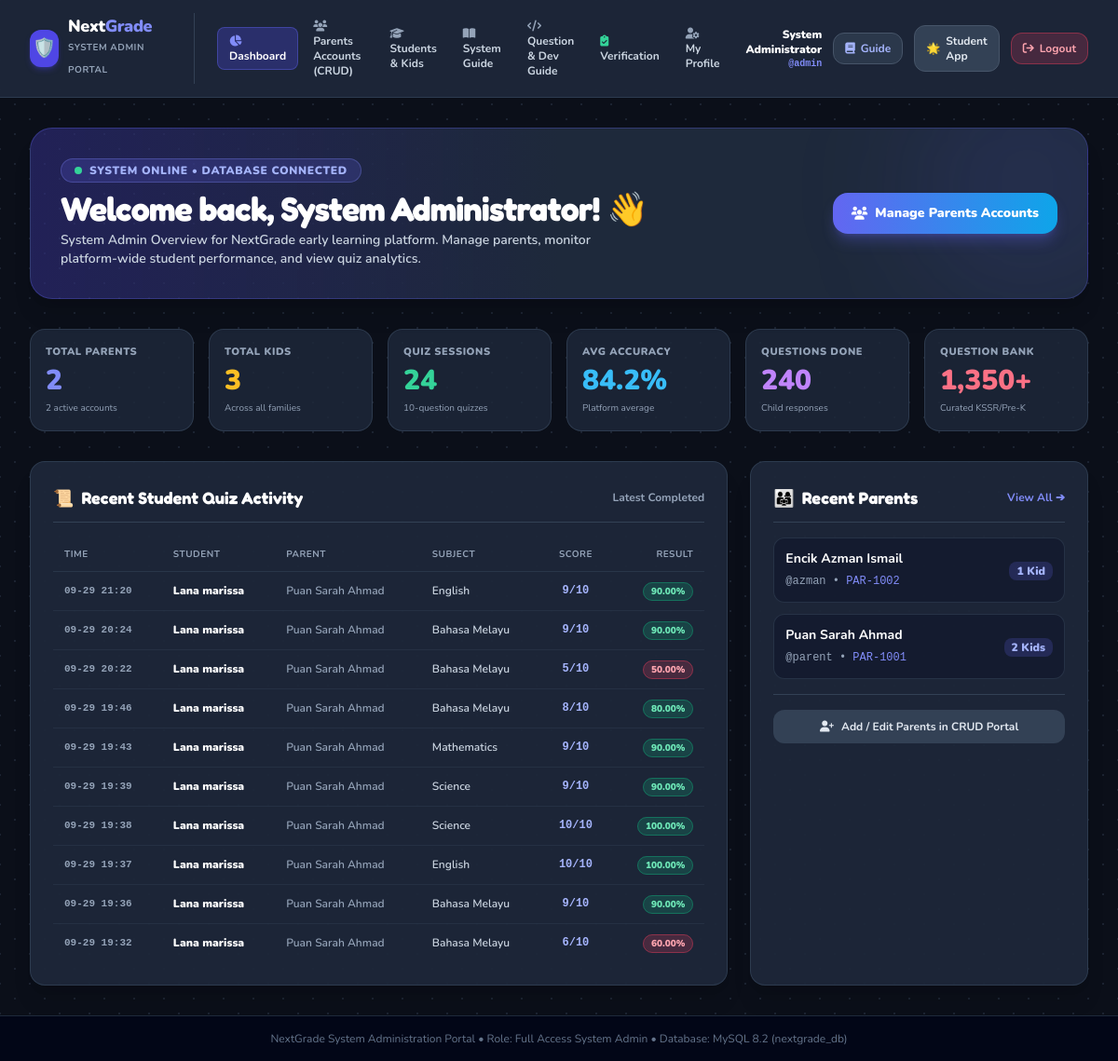
The page /admin/index.php (signed in) on the database its author committed.
### tables this page shows
CREATE TABLE IF NOT EXISTS `quiz_sessions` (
  `id` INT AUTO_INCREMENT PRIMARY KEY,
  `student_id` INT DEFAULT NULL,
  `student_name` VARCHAR(100) NOT NULL,
  `subject_id` VARCHAR(50) DEFAULT NULL,
  `topic_id` VARCHAR(50) DEFAULT NULL,
  `total_questions` INT DEFAULT 10,
  `score` INT DEFAULT 0,
  `percentage` DECIMAL(5,2) DEFAULT 0.00,
  `time_spent_seconds` INT DEFAULT 0,
  `completed_at` DATETIME DEFAULT CURRENT_TIMESTAMP,
  INDEX `idx_session_student` (`student_id`),
  INDEX `idx_session_date` (`completed_at`)
);

CREATE TABLE IF NOT EXISTS `parents` (
  `id` INT AUTO_INCREMENT PRIMARY KEY,
  `parent_code` VARCHAR(30) UNIQUE NOT NULL,
  `username` VARCHAR(50) UNIQUE NOT NULL,
  `password_hash` VARCHAR(255) NOT NULL,
  `full_name` VARCHAR(100) NOT NULL,
  `email` VARCHAR(100) UNIQUE NOT NULL,
  `phone` VARCHAR(30) DEFAULT NULL,
  `status` ENUM('active', 'inactive') DEFAULT 'active',
  `created_at` DATETIME DEFAULT CURRENT_TIMESTAMP,
  `last_login` DATETIME DEFAULT NULL
);

CREATE TABLE IF NOT EXISTS `subjects` (
  `id` VARCHAR(50) PRIMARY KEY,
  `name` VARCHAR(100) NOT NULL,
  `title_native` VARCHAR(100) NOT NULL,
  `description` TEXT,
  `icon` VARCHAR(50) NOT NULL,
  `theme_gradient` VARCHAR(100) NOT NULL,
  `accent_color` VARCHAR(50) NOT NULL,
  `sort_order` INT DEFAULT 0,
  `grade_level` VARCHAR(50) DEFAULT 'Kindergarten 3 (KG3)'
);

### auth_helper.php (called while the page is built, shortened)
<?php
function isAdminLoggedIn(): bool {
    return !empty($_SESSION['admin_id']) && !empty($_SESSION['admin_username']);
}
function getAdminUser(): ?array {
    return [
        'id' => $_SESSION['admin_id'],
        'username' => $_SESSION['admin_username'],
        'full_name' => $_SESSION['admin_full_name'] ?? 'Administrator',
        'email' => $_SESSION['admin_email'] ?? ''
    ];
}

### admin/index.php (the view, shortened to what this page needs)
<?php
require_once __DIR__ . '/../auth_helper.php';
$admin = getAdminUser();
$totalParents = (int)$pdo->query("SELECT COUNT(*) FROM parents")->fetchColumn();
$activeParents = (int)$pdo->query("SELECT COUNT(*) FROM parents WHERE status = 'active'")->fetchColumn();
$totalStudents = (int)$pdo->query("SELECT COUNT(*) FROM students")->fetchColumn();
$totalSessions = (int)$pdo->query("SELECT COUNT(*) FROM quiz_sessions")->fetchColumn();
$avgAccuracy = (float)$pdo->query("SELECT COALESCE(AVG(percentage), 0) FROM quiz_sessions")->fetchColumn();
$totalQuestionsAns = (int)$pdo->query("SELECT COALESCE(SUM(total_questions), 0) FROM quiz_sessions")->fetchColumn();
$recentSessions = $pdo->query("
    SELECT qs.*, s.name as student_full_name, p.full_name as parent_full_name, sub.name as subject_name
    FROM quiz_sessions qs
    LEFT JOIN students s ON s.id = qs.student_id
    LEFT JOIN parents p ON p.id = s.parent_id
    LEFT JOIN subjects sub ON sub.id = qs.subject_id
    ORDER BY qs.completed_at DESC
    LIMIT 10
")->fetchAll();
$recentParents = $pdo->query("
    SELECT p.*, COUNT(s.id) as kids_count
    FROM parents p
    LEFT JOIN students s ON s.parent_id = p.id
    GROUP BY p.id
    ORDER BY p.id DESC
    LIMIT 5
")->fetchAll();
?>
<!DOCTYPE html>
<html lang="en">
<head>
  <script src="https://cdn.tailwindcss.com"></script>
  <link rel="stylesheet" href="../css/app.css?v=2">
  <link rel="stylesheet" href="https://cdnjs.cloudflare.com/ajax/libs/font-awesome/6.4.0/css/all.min.css">
</head>
<body class="admin-dark min-h-screen bg-slate-900 text-slate-100 flex flex-col">
  <header class="bg-slate-800/90 backdrop-blur-md border-b border-slate-700/80 sticky top-0 z-30 px-4 md:px-8 py-3.5">
    <div class="max-w-7xl mx-auto flex items-center justify-between gap-4">
      <div class="flex items-center gap-3">
        <a href="index.php" class="flex items-center gap-2.5">
          <div class="w-10 h-10 rounded-xl bg-indigo-600 flex items-center justify-center text-white text-xl shadow-md shadow-indigo-600/30">
            🛡️
          </div>
          <div>
            <span class="text-lg font-black tracking-tight text-white block leading-none">
              Next<span class="text-indigo-400">Grade</span>
            </span>
            <span class="text-[10px] uppercase font-bold tracking-wider text-slate-400">System Admin Portal</span>
          </div>
        </a>
        <div class="hidden md:flex items-center gap-1 ml-6 border-l border-slate-700 pl-6">
          <a href="index.php" class="px-3 py-1.5 rounded-lg text-xs font-bold text-white bg-indigo-600/30 border border-indigo-500/40 transition-colors">
            <i class="fa-solid fa-chart-pie mr-1.5 text-indigo-400"></i> Dashboard
          </a>
          <a href="parents.php" class="px-3 py-1.5 rounded-lg text-xs font-bold text-slate-300 hover:text-white hover:bg-slate-700/50 transition-colors">
            <i class="fa-solid fa-users mr-1.5 text-slate-400"></i> Parents Accounts (CRUD)
          </a>
          <a href="kids.php" class="px-3 py-1.5 rounded-lg text-xs font-bold text-slate-300 hover:text-white hover:bg-slate-700/50 transition-colors">
            <i class="fa-solid fa-graduation-cap mr-1.5 text-slate-400"></i> Students & Kids
          </a>
          <a href="guide.php" class="px-3 py-1.5 rounded-lg text-xs font-bold text-slate-300 hover:text-white hover:bg-slate-700/50 transition-colors">
            <i class="fa-solid fa-book-open mr-1.5 text-slate-400"></i> System Guide
          </a>
          <a href="developer_guide.php" class="px-3 py-1.5 rounded-lg text-xs font-bold text-slate-300 hover:text-white hover:bg-slate-700/50 transition-colors">
            <i class="fa-solid fa-code mr-1.5 text-slate-400"></i> Question & Dev Guide
          </a>
          <a href="verification.php" class="px-3 py-1.5 rounded-lg text-xs font-bold text-slate-300 hover:text-white hover:bg-slate-700/50 transition-colors">
            <i class="fa-solid fa-clipboard-check mr-1.5 text-emerald-400"></i> Verification
          </a>
          <a href="profile.php" class="px-3 py-1.5 rounded-lg text-xs font-bold text-slate-300 hover:text-white hover:bg-slate-700/50 transition-colors">
            <i class="fa-solid fa-user-gear mr-1.5 text-slate-400"></i> My Profile
          </a>
        </div>
      </div>
      <div class="flex items-center gap-3">
        <a
          href="profile.php"
          class="hidden sm:flex flex-col text-right hover:opacity-80 transition-opacity"
          title="Click to edit admin profile"
        >
          <span class="text-xs font-black text-white"><?= htmlspecialchars($admin['full_name']) ?></span>
          <span class="text-[10px] font-bold text-indigo-400 font-mono">@<?= htmlspecialchars($admin['username']) ?></span>
        </a>
        <a
          href="guide.php"
          title="System Admin Guide"
          class="bg-slate-700/70 hover:bg-slate-700 text-indigo-300 hover:text-white text-xs font-bold py-2 px-3 rounded-xl border border-slate-600 transition-colors flex items-center gap-1.5"
        >
          <i class="fa-solid fa-book text-xs"></i>
          <span class="hidden sm:inline">Guide</span>
        </a>
        <a
          href="../index.php"
          target="_blank"
          title="Open Student App"
          class="bg-slate-700 hover:bg-slate-600 text-slate-200 text-xs font-bold py-2 px-3 rounded-xl border border-slate-600 transition-colors flex items-center gap-1.5"
        >
          <span>🌟</span> <span class="hidden lg:inline">Student App</span>
        </a>
        <a
          href="logout.php"
          class="bg-rose-500/20 hover:bg-rose-500/30 border border-rose-500/40 text-rose-300 text-xs font-bold py-2 px-3 rounded-xl transition-colors flex items-center gap-1.5"
        >
          <i class="fa-solid fa-arrow-right-from-bracket"></i>
          <span class="hidden sm:inline">Logout</span>
        </a>
      </div>
    </div>
  </header>
  <main class="flex-1 max-w-7xl w-full mx-auto px-4 md:px-8 py-8 space-y-8">
    <div class="bg-gradient-to-r from-indigo-900/60 via-slate-800 to-slate-800 border border-indigo-500/30 rounded-3xl p-6 md:p-8 flex flex-col md:flex-row items-start md:items-center justify-between gap-6 shadow-xl relative overflow-hidden">
      <div class="relative z-10">
        <div class="inline-flex items-center gap-2 bg-indigo-500/20 border border-indigo-400/30 text-indigo-300 text-xs font-black px-3.5 py-1 rounded-full uppercase tracking-wider mb-2">
          <span class="w-2 h-2 rounded-full bg-emerald-400 animate-ping"></span>
          System Online • Database Connected
        </div>
        <h1 class="text-2xl md:text-4xl font-black text-white tracking-tight">
          Welcome back, <?= htmlspecialchars($admin['full_name']) ?>! 👋
        </h1>
        <p class="text-sm font-semibold text-slate-300 mt-1 max-w-xl">
          System Admin Overview for NextGrade early learning platform. Manage parents, monitor platform-wide student performance, and view quiz analytics.
        </p>
      </div>
      <div class="relative z-10 flex flex-wrap gap-3">
        <a
          href="parents.php"
          class="bg-gradient-to-r from-indigo-500 to-sky-500 hover:from-indigo-600 hover:to-sky-600 text-white font-black text-sm py-3 px-5 rounded-2xl shadow-lg shadow-indigo-500/30 transition-all flex items-center gap-2"
        >
          <i class="fa-solid fa-users"></i>
          <span>Manage Parents Accounts</span>
        </a>
      </div>
      <div class="absolute -right-16 -top-16 w-64 h-64 bg-indigo-500/10 rounded-full blur-3xl pointer-events-none"></div>
    </div>
    <div class="grid grid-cols-2 md:grid-cols-3 lg:grid-cols-6 gap-4">
      <div class="bg-slate-800/80 border border-slate-700/80 rounded-2xl p-4">
        <span class="text-[11px] font-black uppercase tracking-wider text-slate-400 block mb-1">Total Parents</span>
        <span class="text-2xl md:text-3xl font-black text-indigo-400"><?= $totalParents ?></span>
        <span class="text-[10px] text-slate-400 block mt-1"><?= $activeParents ?> active accounts</span>
      </div>
      <div class="bg-slate-800/80 border border-slate-700/80 rounded-2xl p-4">
        <span class="text-[11px] font-black uppercase tracking-wider text-slate-400 block mb-1">Total Kids</span>
        <span class="text-2xl md:text-3xl font-black text-amber-400"><?= $totalStudents ?></span>
        <span class="text-[10px] text-slate-400 block mt-1">Across all families</span>
      </div>
      <div class="bg-slate-800/80 border border-slate-700/80 rounded-2xl p-4">
        <span class="text-[11px] font-black uppercase tracking-wider text-slate-400 block mb-1">Quiz Sessions</span>
        <span class="text-2xl md:text-3xl font-black text-emerald-400"><?= $totalSessions ?></span>
        <span class="text-[10px] text-slate-400 block mt-1">10-question quizzes</span>
      </div>
      <div class="bg-slate-800/80 border border-slate-700/80 rounded-2xl p-4">
        <span class="text-[11px] font-black uppercase tracking-wider text-slate-400 block mb-1">Avg Accuracy</span>
        <span class="text-2xl md:text-3xl font-black text-sky-400"><?= round($avgAccuracy, 1) ?>%</span>
        <span class="text-[10px] text-slate-400 block mt-1">Platform average</span>
      </div>
      <div class="bg-slate-800/80 border border-slate-700/80 rounded-2xl p-4">
        <span class="text-[11px] font-black uppercase tracking-wider text-slate-400 block mb-1">Questions Done</span>
        <span class="text-2xl md:text-3xl font-black text-purple-400"><?= $totalQuestionsAns ?></span>
        <span class="text-[10px] text-slate-400 block mt-1">Child responses</span>
      </div>
      <div class="bg-slate-800/80 border border-slate-700/80 rounded-2xl p-4">
        <span class="text-[11px] font-black uppercase tracking-wider text-slate-400 block mb-1">Question Bank</span>
        <span class="text-2xl md:text-3xl font-black text-rose-400">1,350+</span>
        <span class="text-[10px] text-slate-400 block mt-1">Curated KSSR/Pre-K</span>
      </div>
    </div>
    <div class="grid grid-cols-1 lg:grid-cols-3 gap-6">
      <div class="lg:col-span-2 bg-slate-800/90 border border-slate-700/80 rounded-2xl p-6 shadow-xl space-y-4">
        <div class="flex items-center justify-between pb-3 border-b border-slate-700">
          <h2 class="text-lg font-black text-white flex items-center gap-2">
            <span>📜</span> Recent Student Quiz Activity
          </h2>
          <span class="text-xs font-bold text-slate-400">Latest Completed</span>
        </div>
        <div class="overflow-x-auto">
          <table class="w-full text-left text-xs font-semibold">
            <thead class="text-slate-400 uppercase text-[10px] font-black tracking-wider border-b border-slate-700/60">
              <tr>
                <th class="py-2.5 px-3">Time</th>
                <th class="py-2.5 px-3">Student</th>
                <th class="py-2.5 px-3">Parent</th>
                <th class="py-2.5 px-3">Subject</th>
                <th class="py-2.5 px-3 text-center">Score</th>
                <th class="py-2.5 px-3 text-right">Result</th>
              </tr>
            </thead>
            <tbody class="divide-y divide-slate-700/40 text-slate-200">
              <?php if (empty($recentSessions)): ?>
                <tr><td colspan="6" class="text-center py-6 text-slate-400">No quiz sessions recorded yet.</td></tr>
              <?php else: ?>
                <?php foreach ($recentSessions as $sess): ?>
                  <tr class="hover:bg-slate-700/20 transition-colors">
                    <td class="py-3 px-3 font-mono text-[11px] text-slate-400"><?= substr($sess['completed_at'], 5, 11) ?></td>
                    <td class="py-3 px-3 font-black text-white"><?= htmlspecialchars($sess['student_name']) ?></td>
                    <td class="py-3 px-3 text-slate-400"><?= htmlspecialchars($sess['parent_full_name'] ?? 'Direct / Legacy') ?></td>
                    <td class="py-3 px-3 text-slate-300"><?= htmlspecialchars($sess['subject_name'] ?? 'Mixed Quiz') ?></td>
                    <td class="py-3 px-3 text-center font-bold font-mono text-indigo-300"><?= $sess['score'] ?>/<?= $sess['total_questions'] ?></td>
                    <td class="py-3 px-3 text-right">
                      <span class="px-2 py-0.5 rounded-full text-[10px] font-black <?= $sess['percentage'] >= 70 ? 'bg-emerald-500/20 text-emerald-300 border border-emerald-500/40' : 'bg-rose-500/20 text-rose-300 border border-rose-500/40' ?>">
                        <?= $sess['percentage'] ?>%
                      </span>
                    </td>
                  </tr>
                <?php endforeach; ?>
              <?php endif; ?>
            </tbody>
          </table>
        </div>
      </div>
      <div class="bg-slate-800/90 border border-slate-700/80 rounded-2xl p-6 shadow-xl space-y-4">
        <div class="flex items-center justify-between pb-3 border-b border-slate-700">
          <h2 class="text-lg font-black text-white flex items-center gap-2">
            <span>👨‍👩‍👧</span> Recent Parents
          </h2>
          <a href="parents.php" class="text-xs font-bold text-indigo-400 hover:text-indigo-300">View All ➔</a>
        </div>
        <div class="space-y-3">
          <?php foreach ($recentParents as $p): ?>
            <div class="bg-slate-900/60 border border-slate-700/60 rounded-xl p-3 flex items-center justify-between">
              <div>
                <span class="font-bold text-sm text-white block"><?= htmlspecialchars($p['full_name']) ?></span>
                <span class="text-xs text-slate-400 font-mono">@<?= htmlspecialchars($p['username']) ?> • <span class="text-indigo-400"><?= $p['parent_code'] ?></span></span>
              </div>
              <div class="text-right">
                <span class="inline-block px-2 py-0.5 rounded-lg text-xs font-black bg-indigo-500/20 text-indigo-300">
                  <?= $p['kids_count'] ?> <?= $p['kids_count'] == 1 ? 'Kid' : 'Kids' ?>
                </span>
              </div>
            </div>
          <?php endforeach; ?>
        </div>
        <div class="pt-4 border-t border-slate-700">
          <a
            href="parents.php"
            class="w-full bg-slate-700 hover:bg-slate-600 text-slate-200 text-xs font-bold py-2.5 px-4 rounded-xl transition-colors flex items-center justify-center gap-2"
          >
            <i class="fa-solid fa-user-plus text-xs"></i>
            <span>Add / Edit Parents in CRUD Portal</span>
          </a>
        </div>
      </div>
    </div>
  </main>
  <footer class="bg-slate-950 border-t border-slate-800 py-4 px-6 text-center text-xs text-slate-500">
    NextGrade System Administration Portal • Role: Full Access System Admin • Database: MySQL 8.2 (nextgrade_db)
  </footer>
</body>
</html>

### rows shown on the page
quiz_sessions: completed_at "09-29 21:20", student_name "Lana marissa", parents.full_name "Puan Sarah Ahmad", subject.name "English", score "9", total_questions "10", percentage "90.00"
quiz_sessions: completed_at "09-29 20:24", student_name "Lana marissa", parents.full_name "Puan Sarah Ahmad", subject.name "Bahasa Melayu", score "9", total_questions "10", percentage "90.00"
quiz_sessions: completed_at "09-29 20:22", student_name "Lana marissa", parents.full_name "Puan Sarah Ahmad", subject.name "Bahasa Melayu", score "5", total_questions "10", percentage "50.00"
quiz_sessions: completed_at "09-29 19:46", student_name "Lana marissa", parents.full_name "Puan Sarah Ahmad", subject.name "Bahasa Melayu", score "8", total_questions "10", percentage "80.00"
quiz_sessions: completed_at "09-29 19:43", student_name "Lana marissa", parents.full_name "Puan Sarah Ahmad", subject.name "Mathematics", score "9", total_questions "10", percentage "90.00"
quiz_sessions: completed_at "09-29 19:39", student_name "Lana marissa", parents.full_name "Puan Sarah Ahmad", subject.name "Science", score "9", total_questions "10", percentage "90.00"
quiz_sessions: completed_at "09-29 19:38", student_name "Lana marissa", parents.full_name "Puan Sarah Ahmad", subject.name "Science", score "10", total_questions "10", percentage "100.00"
quiz_sessions: completed_at "09-29 19:37", student_name "Lana marissa", parents.full_name "Puan Sarah Ahmad", subject.name "English", score "10", total_questions "10", percentage "100.00"
quiz_sessions: completed_at "09-29 19:36", student_name "Lana marissa", parents.full_name "Puan Sarah Ahmad", subject.name "Bahasa Melayu", score "9", total_questions "10", percentage "90.00"
quiz_sessions: completed_at "09-29 19:32", student_name "Lana marissa", parents.full_name "Puan Sarah Ahmad", subject.name "Bahasa Melayu", score "6", total_questions "10", percentage "60.00"
parents: full_name "Encik Azman Ismail", username "azman", parent_code "PAR-1002", kids_count "1", shows "Kid"
parents: full_name "Puan Sarah Ahmad", username "parent", parent_code "PAR-1001", kids_count "2", shows "Kids"

### other values the page prints
$admin['full_name'] "System Administrator"
$admin['username'] "admin"
$totalParents "2"
$activeParents "2"
$totalStudents "3"
$totalSessions "24"
$avgAccuracy "84.2"
$totalQuestionsAns "240"
